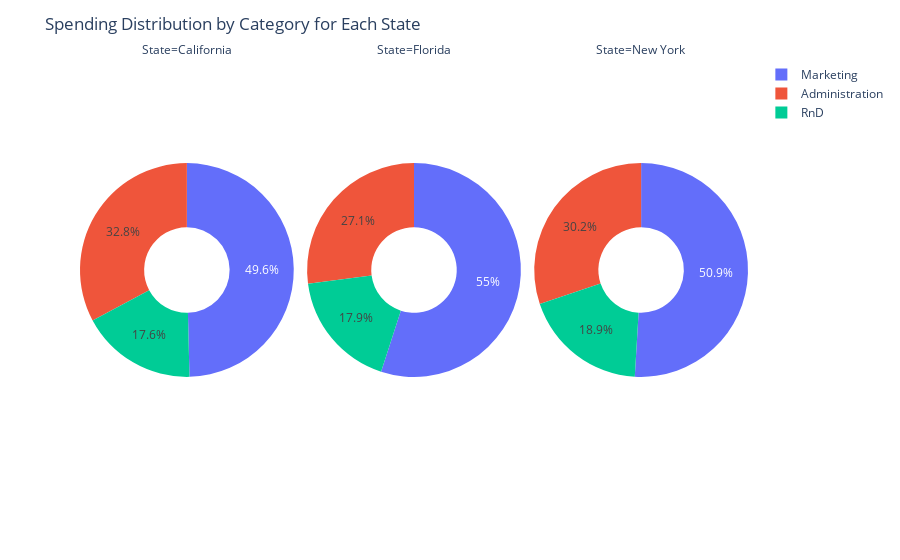

The code cell stored with this chart in its notebook:
### Code cell
data_melted = data.reset_index().melt(id_vars='State', value_vars=['RnD', 'Marketing', 'Administration'], 
                                      var_name='Category', value_name='Value')

# Creating faceted pie chart
fig = px.pie(data_melted, values='Value', names='Category', facet_col='State', hole=0.4)

# Update layout
fig.update_layout(title='Spending Distribution by Category for Each State')

# Show the plot
fig.show()

### Figure 1 — Plotly figure (JSON) as saved in the notebook; plotly's stock layout.template omitted (floating-point values rounded to 4 significant figures)
{"data": [{"domain": {"x": [0, 0.32], "y": [0, 1]}, "hole": 0.4, "hovertemplate": "State=California<br>Category=%{label}<br>Value=%{value}<extra></extra>", "labels": ["RnD", "Marketing", "Administration"], "legendgroup": "", "name": "", "showlegend": true, "type": "pie", "values": [1099000.0, 3103000.0, 2053000.0]}, {"domain": {"x": [0.34, 0.66], "y": [0, 1]}, "hole": 0.4, "hovertemplate": "State=Florida<br>Category=%{label}<br>Value=%{value}<extra></extra>", "labels": ["RnD", "Marketing", "Administration"], "legendgroup": "", "name": "", "showlegend": true, "type": "pie", "values": [1292000.0, 3957000.0, 1948000.0]}, {"domain": {"x": [0.68, 1.0], "y": [0, 1]}, "hole": 0.4, "hovertemplate": "State=New York<br>Category=%{label}<br>Value=%{value}<extra></extra>", "labels": ["RnD", "Marketing", "Administration"], "legendgroup": "", "name": "", "showlegend": true, "type": "pie", "values": [1295000.0, 3491000.0, 2066239]}], "layout": {"annotations": [{"font": {}, "showarrow": false, "text": "State=California", "x": 0.16, "xanchor": "center", "xref": "paper", "y": 1, "yanchor": "bottom", "yref": "paper"}, {"font": {}, "showarrow": false, "text": "State=Florida", "x": 0.5, "xanchor": "center", "xref": "paper", "y": 1, "yanchor": "bottom", "yref": "paper"}, {"font": {}, "showarrow": false, "text": "State=New York", "x": 0.84, "xanchor": "center", "xref": "paper", "y": 1, "yanchor": "bottom", "yref": "paper"}], "legend": {"tracegroupgap": 0}, "margin": {"t": 60}, "title": {"text": "Spending Distribution by Category for Each State"}}}
